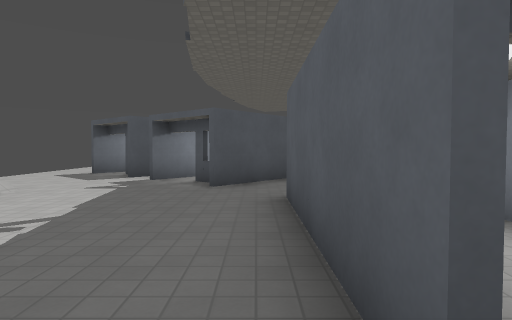
view 1 (above)

17 first-person views from a walk through a Godot game level. The camera is 1.4 m above the floor, tilts 2° down and sees 75° across. The floor is counted in squares, 2 m on a side. Each view is taken from the middle of a square. On the plan, view 1 faces up. The plan holds only what a view shows up to about 10 squares ahead; the rest is blank. The place goes on beyond the plan. Surface patterns are stand-ins for the level's own textures.

view 2
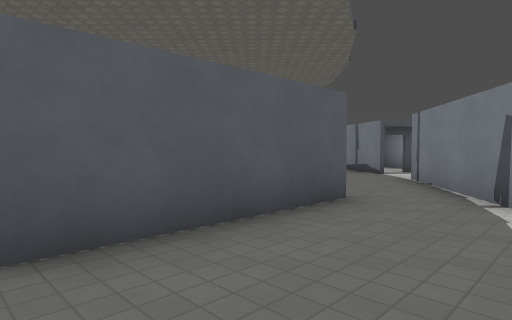

view 3
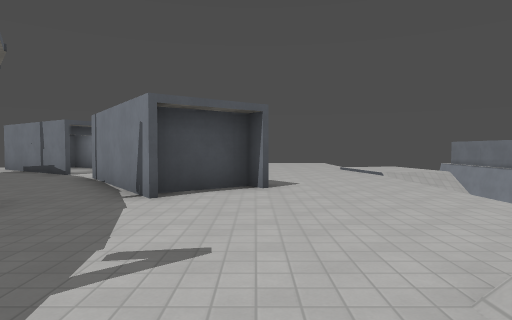

view 4
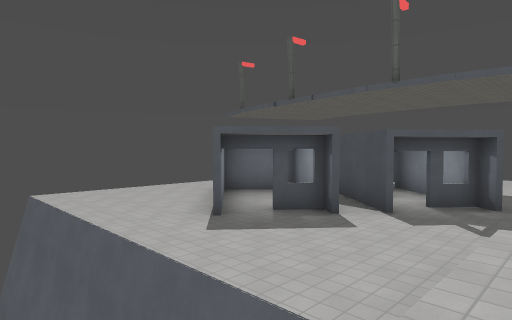

view 5
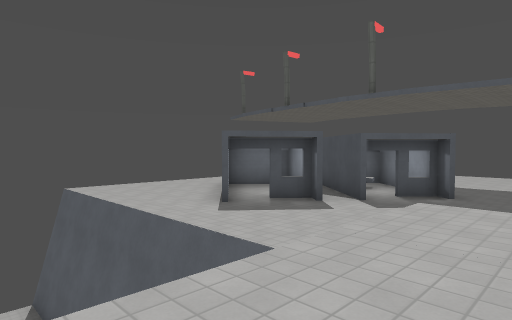

view 6
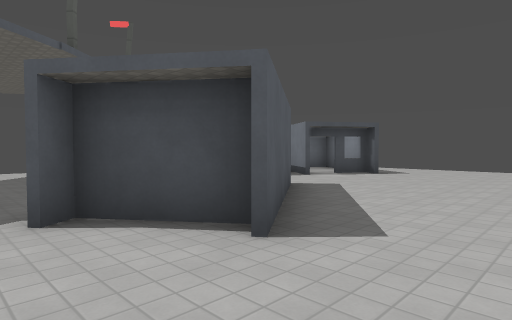

view 7
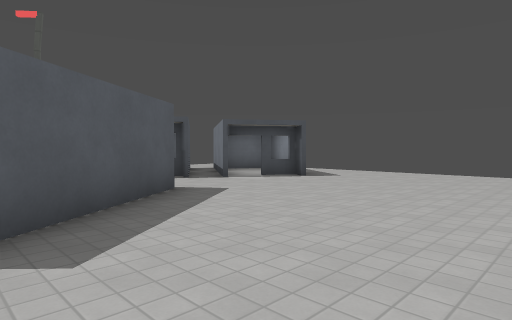

view 8
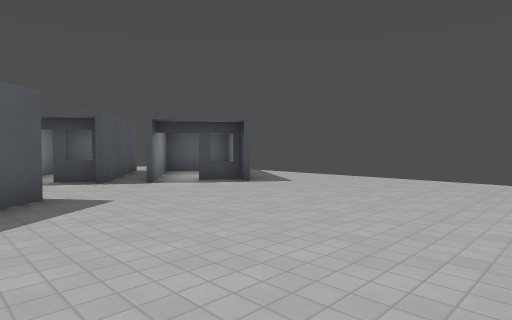

view 9
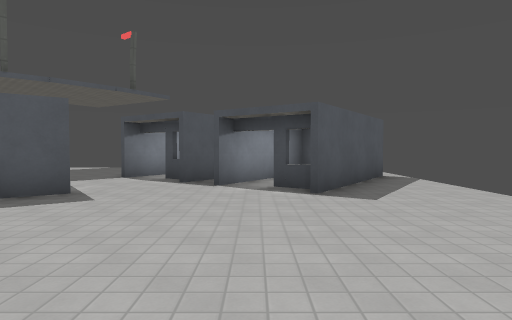

view 10
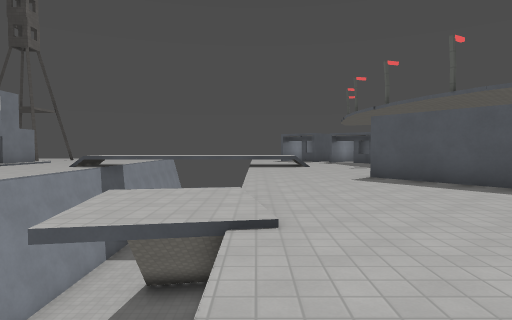

view 11
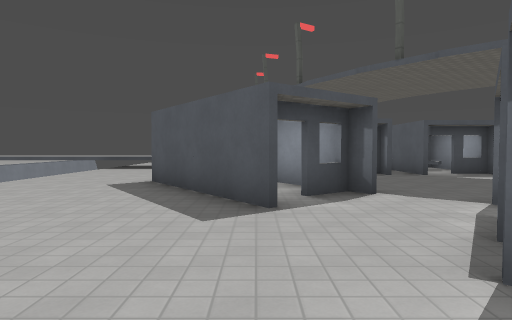

view 12
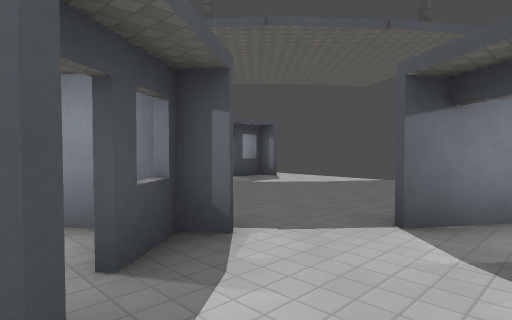

view 13
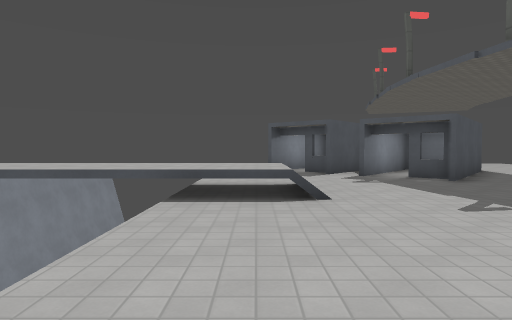

view 14
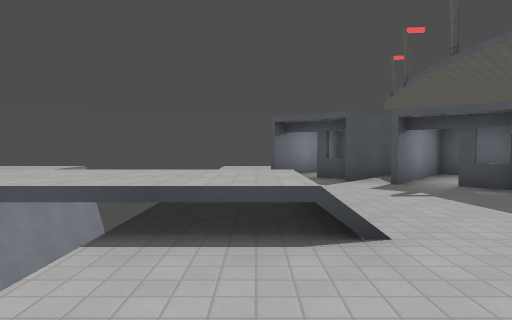

view 15
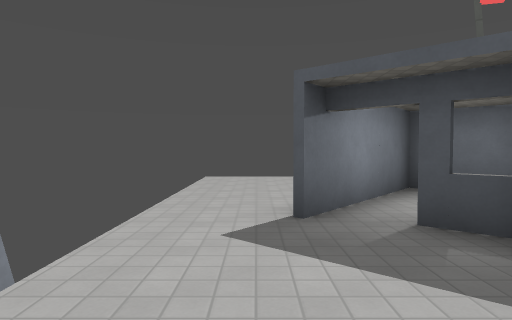

view 16
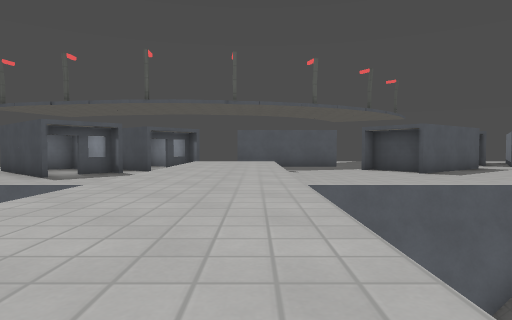

view 17
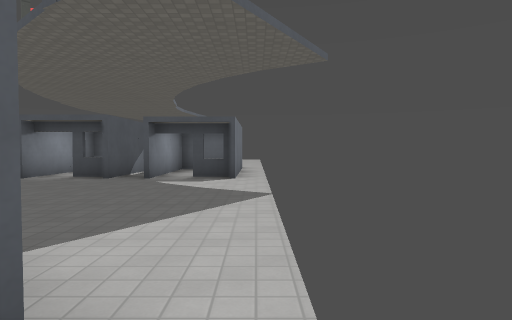

### Floor plan
Key: @ floor where view 1 was taken; # wall or solid block; . main floor; : floor 0.25 m higher than the main floor; + floor 0.75 m higher than the main floor; - floor 6 m lower than the main floor; / step, stairs or slope; v drop or lower ground.
Columns run from 13 left of view 1 to 6 right of it. Each row starts with its distance up from view 1.
 14      vv....
 13       v.....
 12       v....#
 11   v   v...###
 10   v   v..######
  9   v   v...#####.
  8   v    ...#####.
  7   v    .....##...
  6   vvvvv..........
  5  ++++++++/......
  4 /++++++++/....###
  3        .......##
  2       v.......##
  1 ..v-- v.......######
  0 ..v-//#.....#@......
 -1  .v-  /...####......
 -2   v-   ....###......
 -3      //....###......
 -4      /:/....#..##...
 -5      /:/......#### .
 -6      /:/.......####.
 -7        ......##### .
 -8        ......####
 -9        ......###
-10         .......#

Positions as (right, up) in squares from view 1, and headings:
1: (0, 0), facing up
2: (-2, 5), facing down-right
3: (-3, 5), facing down
4: (-8, 5), facing up-right
5: (-9, 4), facing up-right
6: (-5, 1), facing down-right
7: (-6, -1), facing down-right
8: (-6, -3), facing down-right
9: (-6, -7), facing right
10: (-6, -9), facing up
11: (-1, -8), facing up
12: (-1, -5), facing up-right
13: (-5, -1), facing up
14: (-5, 1), facing up
15: (-5, 6), facing up
16: (-13, 4), facing right
17: (6, -7), facing up
